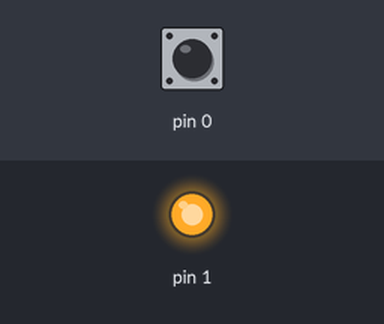
A sketch run on a simulated Arduino Uno, built for the host (arithmetic inside an expression is 32-bit, double 64-bit). Shown: output pins drawn as LEDs (lit = HIGH). The inputs (shaded band) are chosen by the test bench; at power-on: pin 0 HIGH.

Above: at 1.2 s.
1.3 s: pin 0 pulled LOW for 0.15 s
At 1.37 s:
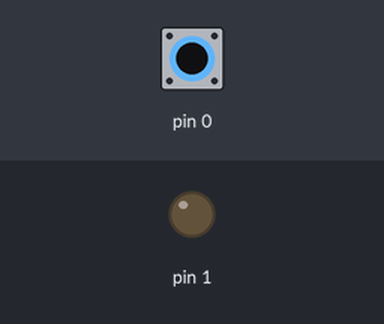
2.9 s: pin 0 pulled LOW for 3.2 s
At 7.5 s:
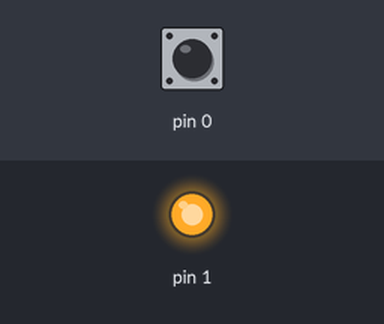
Timing chart, 0 to 9.0 s (numbered marks = the images above; inputs shaded):
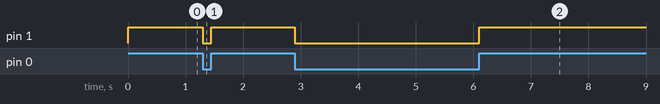

The sketch:

button.ino
```cpp
// Control the on-board LED of the HY-TinySTM103 via a button.

const int LED = PA1;    // inverted logic
const int BUTTON = PB0; // inverted logic

void setup () {
    pinMode(LED, OUTPUT);
    pinMode(BUTTON, INPUT_PULLUP);
}

void loop () {
    digitalWrite(LED, digitalRead(BUTTON));
}
```

Measured:
- after the input at 1.3 s, pin 1: HIGH → LOW at once, → HIGH 0.15 s later
- after the input at 2.9 s, pin 1: HIGH → LOW at once, → HIGH 3.2 s later
